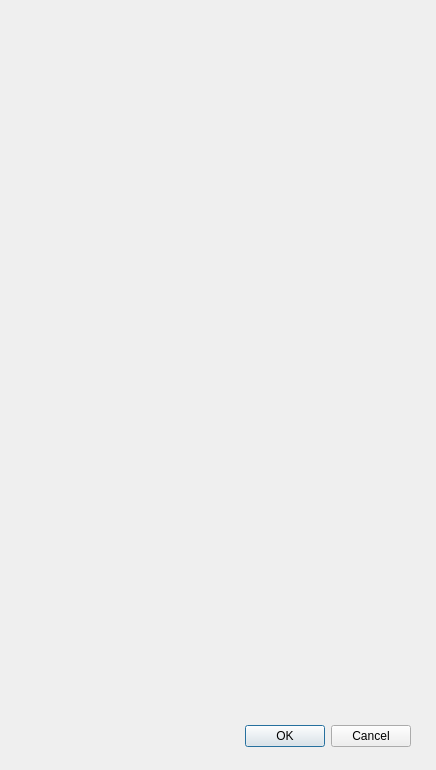
<?xml version="1.0" encoding="UTF-8"?>
<ui version="4.0">
 <class>TestInput</class>
 <widget class="QDialog" name="TestInput">
  <property name="geometry">
   <rect>
    <x>0</x>
    <y>0</y>
    <width>436</width>
    <height>770</height>
   </rect>
  </property>
  <property name="windowTitle">
   <string>Dialog</string>
  </property>
  <widget class="QDialogButtonBox" name="buttonBox">
   <property name="geometry">
    <rect>
     <x>70</x>
     <y>720</y>
     <width>341</width>
     <height>32</height>
    </rect>
   </property>
   <property name="orientation">
    <enum>Qt::Horizontal</enum>
   </property>
   <property name="standardButtons">
    <set>QDialogButtonBox::Cancel|QDialogButtonBox::Ok</set>
   </property>
  </widget>
  <widget class="InputBoard" name="widget" native="true">
   <property name="geometry">
    <rect>
     <x>80</x>
     <y>50</y>
     <width>200</width>
     <height>500</height>
    </rect>
   </property>
  </widget>
 </widget>
 <customwidgets>
  <customwidget>
   <class>InputBoard</class>
   <extends>QWidget</extends>
   <header>UI/inputboard.h</header>
   <container>1</container>
  </customwidget>
 </customwidgets>
 <resources/>
 <connections>
  <connection>
   <sender>buttonBox</sender>
   <signal>accepted()</signal>
   <receiver>TestInput</receiver>
   <slot>accept()</slot>
   <hints>
    <hint type="sourcelabel">
     <x>248</x>
     <y>254</y>
    </hint>
    <hint type="destinationlabel">
     <x>157</x>
     <y>274</y>
    </hint>
   </hints>
  </connection>
  <connection>
   <sender>buttonBox</sender>
   <signal>rejected()</signal>
   <receiver>TestInput</receiver>
   <slot>reject()</slot>
   <hints>
    <hint type="sourcelabel">
     <x>316</x>
     <y>260</y>
    </hint>
    <hint type="destinationlabel">
     <x>286</x>
     <y>274</y>
    </hint>
   </hints>
  </connection>
 </connections>
</ui>
